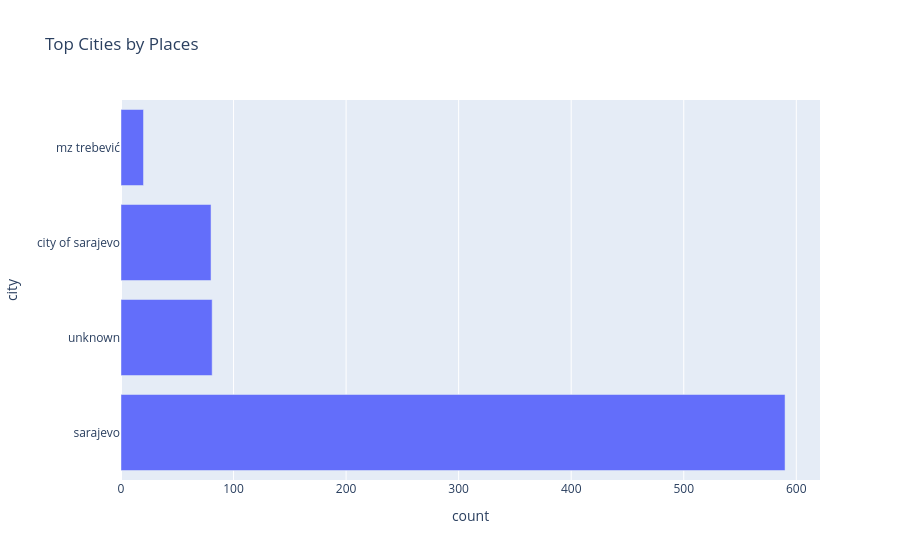

This figure's notebook cell:
### Markdown cell above
### Interactive Chart 2 - City Bar Chart

This chart compares the number of places by city. An interactive bar chart was chosen because users can hover over bars to inspect exact values.

### Code cell
interactive_city_bar(df, "../outputs/visualizations/interactive")

### Figure 1 — Plotly figure (JSON) as saved in the notebook; plotly's stock layout.template omitted (floating-point values rounded to 4 significant figures)
{"data": [{"hovertemplate": "count=%{x}<br>city=%{y}<extra></extra>", "legendgroup": "", "marker": {"color": "#636efa", "pattern": {"shape": ""}}, "name": "", "orientation": "h", "showlegend": false, "textposition": "auto", "type": "bar", "x": [590, 81, 80, 20], "xaxis": "x", "y": ["sarajevo", "unknown", "city of sarajevo", "mz trebević"], "yaxis": "y"}], "layout": {"barmode": "relative", "legend": {"tracegroupgap": 0}, "title": {"text": "Top Cities by Places"}, "xaxis": {"anchor": "y", "domain": [0, 1], "title": {"text": "count"}}, "yaxis": {"anchor": "x", "domain": [0, 1], "title": {"text": "city"}}}}
